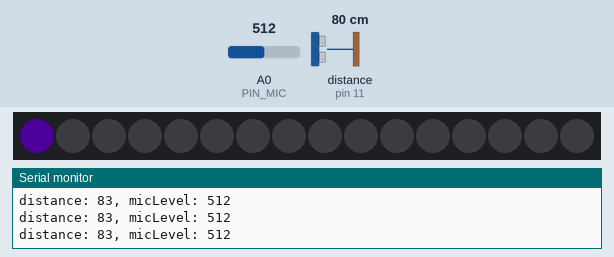
This sketch was run on a simulated Arduino Uno, built with avr-gcc and run on an emulated ATmega328P. Shown: 16 RGB LEDs in strip order, left to right, the last lines printed to the serial monitor. Wiring (inferred from the names in the program): ultrasonic range finder: trigger pin 10; echo pin 11. The test bench sets the inputs (shaded band); at power-on: distance to the obstacle (sensor on pin 11) 80 cm, A0 (PIN_MIC) = 512. The echo pulse lasts 58.3 µs per cm; dim RGB values are drawn brighter than linear; the strip is taken to match the declared colour order.

Above: at 2.8 s.
2.9 s: distance to the obstacle (sensor on pin 11) set to 120 cm
At 3.28 s:
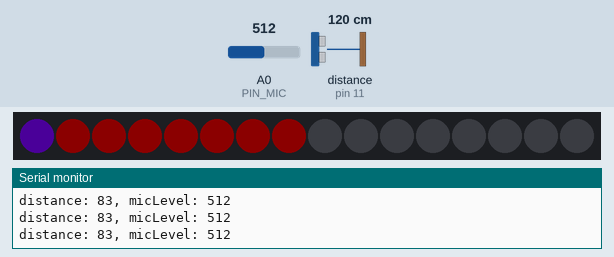
At 3.91 s:
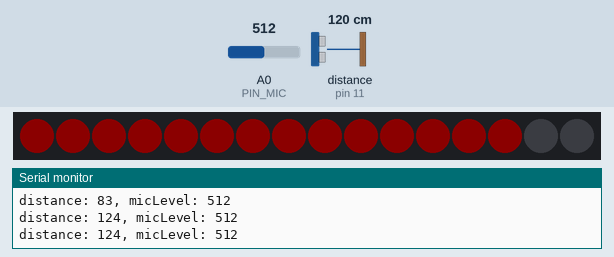
5.9 s: distance to the obstacle (sensor on pin 11) set to 2 cm
At 6.12 s:
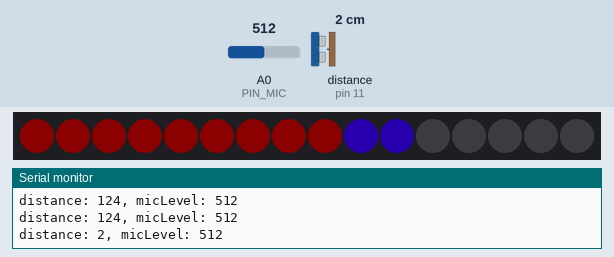
7.4 s: distance to the obstacle (sensor on pin 11) set to 4 cm
10.4 s: A0 (PIN_MIC) set to 108
13.4 s: A0 (PIN_MIC) set to 94
14.9 s: distance to the obstacle (sensor on pin 11) set to 299 cm
At 15.21 s:
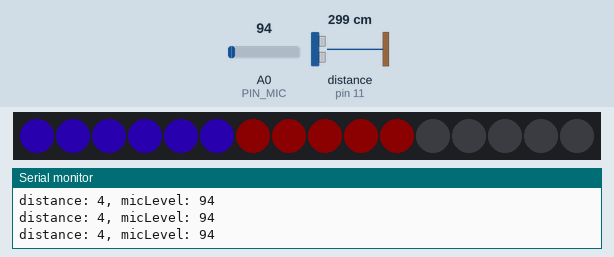
Timing chart, 0 to 17.6 s (numbered marks = the images above; inputs shaded):
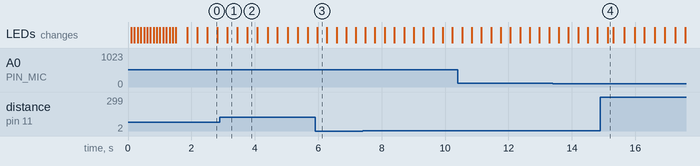

The sketch:

firmware.ino
```cpp
#include "./IO.h"
IO io;

void startAnimation() {
  io.clear();
  for (auto i = 0; i < LED_COUNT; i++) {
    io.setColorAtIndex(i, 255, 0, 0);
    delay(100);
    io.show();
  }
  io.clear();
  io.show();
}

void demoAnimation() {
  io.clear();
  for (auto i = 0; i < LED_COUNT; i++) {
    int red = 64;
    int blue = 0;
    int distance = io.getDistance();
    if(distance < 100){
      blue = 127;
    }
    if(distance < 50){
      blue = 255;
    }

    io.setColorAtIndex(i, red, 0, blue);
    delay(20);
    io.show();
  }
  io.clear();
  io.show();
}


void setup() {
  io.begin();
  startAnimation();
}

void loop() {
  io.print();
  //    Serial.println(io.micLevel);
  //    Serial.println(io.distance);

  //  if (io.distance > 15 && io.distance < 100) {
  //    demoAnimation();
  //  }
  demoAnimation();
}
```

IO.h
```cpp
#pragma once
#include "./config.h"

#include <Adafruit_NeoPixel.h>
#include "./Ultrasonic.h"


class IO {
  public:
    //  matrix
    //      IO(): ultrasonic(Ultrasonic(PIN_TRIG, PIN_ECHO)), strip(Adafruit_NeoPixel(LED_COUNT, PIN_LED, NEO_GRB + NEO_KHZ800)) {}
    // ring
    IO(): ultrasonic(Ultrasonic(PIN_TRIG, PIN_ECHO)), strip(Adafruit_NeoPixel(LED_COUNT, PIN_LED, (LED_COUNT == 16 ? NEO_RGB : NEO_GRB)+ NEO_KHZ800)) {}

    void begin() {
      Serial.begin(9600);
      strip.begin();
      strip.clear();
      strip.show();
      strip.setBrightness(50);
    }
    void update() {
      distance = ultrasonic.read();
      micLevel = analogRead(PIN_MIC);
    }
    void print() {
      update();
      String message = "distance: ";
      message += distance;
      message += ", ";
      message += "micLevel: ";
      message += micLevel;
      Serial.println(message);
    }
    void setColorAtIndex(int i, byte red, byte green, byte blue) {
      strip.setPixelColor(i, strip.Color(red, green, blue));
    }
    void setColorAtCoordinate(int x, int y, byte red, byte green, byte blue) {
      strip.setPixelColor(y * 8 + x, strip.Color(red, green, blue));
    }
    void show() {
      strip.show();
    }
    void clear() {
      strip.clear();
    }

    // Rainbow cycle along whole strip. Pass delay time (in ms) between frames.
    void rainbow(int wait) {
      // Hue of first pixel runs 5 complete loops through the color wheel.
      // Color wheel has a range of 65536 but it's OK if we roll over, so
      // just count from 0 to 5*65536. Adding 256 to firstPixelHue each time
      // means we'll make 5*65536/256 = 1280 passes through this outer loop:
      for (long firstPixelHue = 0; firstPixelHue < 5 * 65536; firstPixelHue += 256) {
        for (int i = 0; i < strip.numPixels(); i++) { // For each pixel in strip...
          // Offset pixel hue by an amount to make one full revolution of the
          // color wheel (range of 65536) along the length of the strip
          // (strip.numPixels() steps):
          int pixelHue = firstPixelHue + (i * 65536L / strip.numPixels());
          // strip.ColorHSV() can take 1 or 3 arguments: a hue (0 to 65535) or
          // optionally add saturation and value (brightness) (each 0 to 255).
          // Here we're using just the single-argument hue variant. The result
          // is passed through strip.gamma32() to provide 'truer' colors
          // before assigning to each pixel:
          strip.setPixelColor(i, strip.gamma32(strip.ColorHSV(pixelHue)));
        }
        strip.show(); // Update strip with new contents
        delay(wait);  // Pause for a moment
      }
    }
    int getDistance(){
      update();
      return distance;
    }

    Adafruit_NeoPixel strip;
    Ultrasonic ultrasonic;
    int distance;
    int micLevel;

};
```

Ultrasonic.cpp
```cpp
// (licence header left out)
#if ARDUINO >= 100
  #include <Arduino.h>
#else
  #include <WProgram.h>
#endif

#include "Ultrasonic.h"

Ultrasonic::Ultrasonic(uint8_t trigPin, uint8_t echoPin, unsigned long timeOut) {
  trig = trigPin;
  echo = echoPin;
  threePins = trig == echo ? true : false;
  pinMode(trig, OUTPUT);
  pinMode(echo, INPUT);
  timeout = timeOut;
}

unsigned int Ultrasonic::timing() {
  if (threePins)
    pinMode(trig, OUTPUT);

  digitalWrite(trig, LOW);
  delayMicroseconds(2);
  digitalWrite(trig, HIGH);
  delayMicroseconds(10);
  digitalWrite(trig, LOW);

  if (threePins)
    pinMode(trig, INPUT);

  previousMicros = micros();
  while(!digitalRead(echo) && (micros() - previousMicros) <= timeout); // wait for the echo pin HIGH or timeout
  previousMicros = micros();
  while(digitalRead(echo)  && (micros() - previousMicros) <= timeout); // wait for the echo pin LOW or timeout

  return micros() - previousMicros; // duration
}

/*
 * If the unit of measure is not passed as a parameter,
 * sby default, it will return the distance in centimeters.
 * To change the default, replace CM by INC.
 */
unsigned int Ultrasonic::read(uint8_t und) {
  return timing() / und / 2;  //distance by divisor
}

/*
 * This method is too verbal, so, it's deprecated.
 * Use read() instead.
 */
unsigned int Ultrasonic::distanceRead(uint8_t und) {
  return read(und);
}
```

Ultrasonic.h
```cpp
// (licence header left out)
#ifndef Ultrasonic_h
#define Ultrasonic_h

/*
 * Values of divisors
 */
#define CM 28
#define INC 71

class Ultrasonic {
  public:
    Ultrasonic(uint8_t sigPin) : Ultrasonic(sigPin, sigPin) {};
    Ultrasonic(uint8_t trigPin, uint8_t echoPin, unsigned long timeOut = 20000UL);
    unsigned int read(uint8_t und = CM);
    unsigned int distanceRead(uint8_t und = CM) __attribute__ ((deprecated ("This method is deprecated, use read() instead.")));
    void setTimeout(unsigned long timeOut) {timeout = timeOut;}

  private:
    uint8_t trig;
    uint8_t echo;
    boolean threePins = false;
    unsigned long previousMicros;
    unsigned long timeout;
    unsigned int timing();
};

#endif // Ultrasonic_h
```

config.h
```cpp
#define PIN_BUTTON_A 0
#define PIN_BUTTON_B 0

#define PIN_TRIG 10
#define PIN_ECHO 11

#define PIN_MIC A0

#define PIN_LED 12
#define LED_COUNT 16
//#define LED_COUNT 64
```

Measured:
- after the input at 2.9 s, the LEDs: change after 0.22 s (image 1)
- after the input at 5.9 s, the LEDs: change after 0.07 s (image 3)
- after the input at 14.9 s, the LEDs: change after 0.22 s (image 4)
